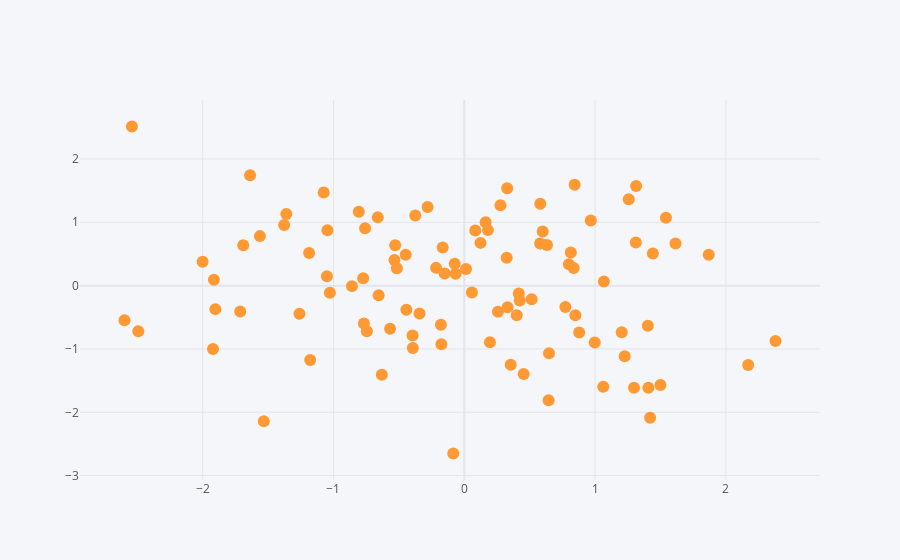

The code cell stored with this chart in its notebook:
### Markdown cell above
**Gráficos do tipo scatter**

### Code cell
df.iplot(kind='scatter', x='A',y='B', mode='markers')
